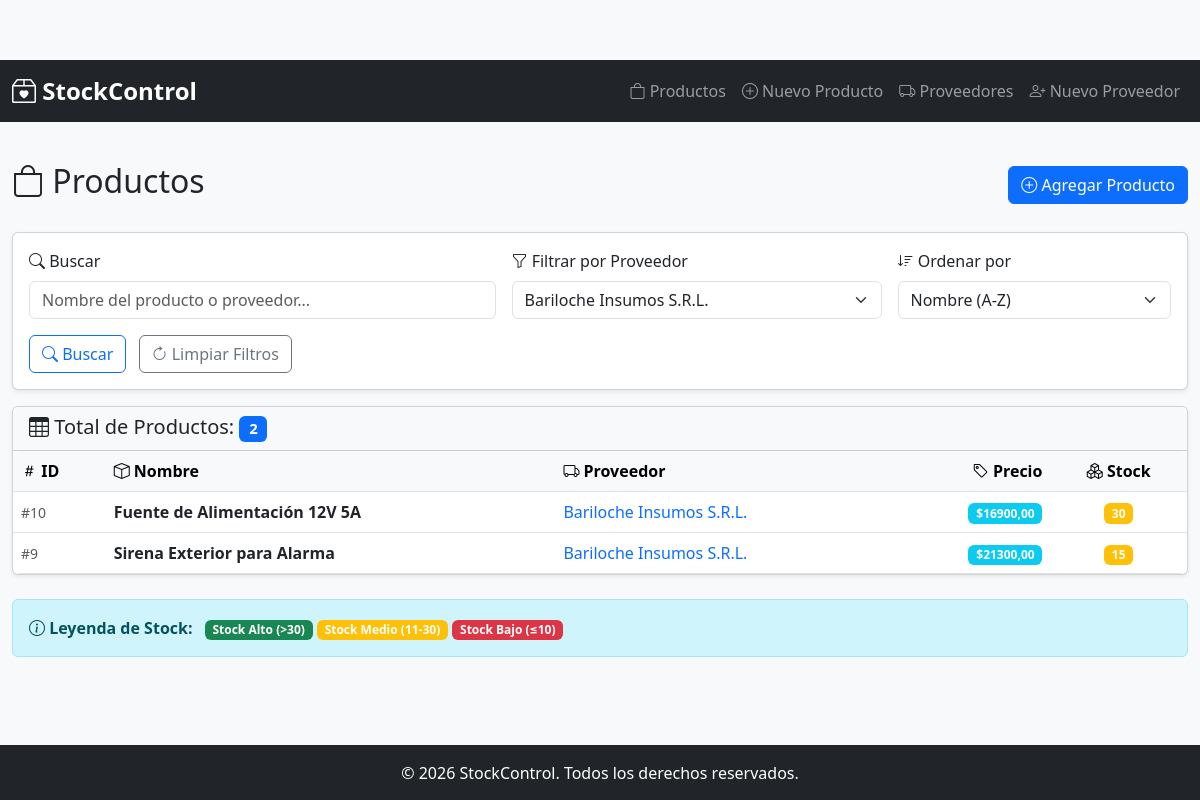
The page /compras/productos/listado/?proveedor=5 on the database its author committed.
### compra/models.py (models this page shows, shortened)
class Producto(models.Model):
    nombre = models.CharField(
        max_length=255,
        blank=False,
        null=False,
        help_text="Nombre del producto"
    )
    precio = models.DecimalField(
        max_digits=10,
        decimal_places=2,
        validators=[MinValueValidator(0)],
        blank=False,
        null=False,
        help_text="Precio unitario del producto"
    )
    stock_actual = models.PositiveIntegerField(
        default=0,
        blank=False,
        null=False,
        help_text="Cantidad disponible en stock"
    )
    proveedor = models.ForeignKey(
        Proveedor,
        on_delete=models.PROTECT,
        blank=False,
        null=False,
        related_name='productos',
        help_text="Proveedor del producto"
    )
    created_at = models.DateTimeField(
        auto_now_add=True,
        help_text="Fecha de creación del registro"
    )
    updated_at = models.DateTimeField(
        auto_now=True,
        help_text="Fecha de última actualización"
    )
    class Meta:
        ordering = ['nombre']
        indexes = [
            models.Index(fields=['nombre']),
            models.Index(fields=['proveedor']),
        ]
        verbose_name = "Producto"
        verbose_name_plural = "Productos"

class Proveedor(models.Model):
    razon_social = models.CharField(
        max_length=255,
        blank=False,
        null=False,
        help_text="Razón social del proveedor"
    )
    cuit = models.BigIntegerField(
        unique=True,
        blank=False,
        null=False,
        validators=[
            RegexValidator(
                regex=r'^\d{11}$',
                message='El CUIT debe tener exactamente 11 dígitos',
                code='invalid_cuit'
            )
        ],
        help_text="CUIT del proveedor (11 dígitos sin separadores)"
    )
    telefono = models.BigIntegerField(
        blank=True,
        null=True,
        validators=[MinValueValidator(0)],
        help_text="Número de teléfono del proveedor"
    )
    created_at = models.DateTimeField(
        auto_now_add=True,
        help_text="Fecha de creación del registro"
    )
    updated_at = models.DateTimeField(
        auto_now=True,
        help_text="Fecha de última actualización"
    )
    class Meta:
        ordering = ['razon_social']
        indexes = [
            models.Index(fields=['cuit']),
            models.Index(fields=['razon_social']),
        ]
        verbose_name = "Proveedor"
        verbose_name_plural = "Proveedores"

### compra/views.py (the view)
# urls.py: path('productos/listado/', views.ProductoListView.as_view(), name='listar_productos'),
class ProductoListView(ListView):
    model = Producto
    template_name = 'compra/listar_productos.html'
    context_object_name = 'productos'
    paginate_by = 20
    def get_queryset(self):
        queryset = super().get_queryset().select_related('proveedor')
        busqueda = self.request.GET.get('busqueda', '')
        if busqueda:
            queryset = queryset.filter(
                Q(nombre__icontains=busqueda) |
                Q(proveedor__razon_social__icontains=busqueda)
            )
        proveedor_id = self.request.GET.get('proveedor')
        if proveedor_id:
            queryset = queryset.filter(proveedor_id=proveedor_id)
        orden = self.request.GET.get('orden', 'nombre')
        queryset = queryset.order_by(orden)
        return queryset
    def get_context_data(self, **kwargs):
        context = super().get_context_data(**kwargs)
        context['proveedores'] = Proveedor.objects.all()
        context['busqueda'] = self.request.GET.get('busqueda', '')
        context['proveedor_seleccionado'] = self.request.GET.get('proveedor')
        context['total_productos'] = self.get_queryset().count()
        return context

### compra/templates/compra/listar_productos.html (shortened to what this page needs)
{% extends 'compra/base.html' %}
{% block contenido %}
<div class="row mb-4">
    <div class="col-12">
        <div class="d-flex justify-content-between align-items-center">
            <h2>
                <i class="bi bi-bag"></i> Productos
            </h2>
            <a href="{% url 'compra:agregar_producto' %}" class="btn btn-primary">
                <i class="bi bi-plus-circle"></i> Agregar Producto
            </a>
        </div>
    </div>
</div>
<div class="row mb-3">
    <div class="col-12">
        <div class="card">
            <div class="card-body">
                <form method="get" class="row g-3">
                    <div class="col-md-5">
                        <label for="busqueda" class="form-label">
                            <i class="bi bi-search"></i> Buscar
                        </label>
                        <input
                            type="text"
                            class="form-control"
                            id="busqueda"
                            name="busqueda"
                            placeholder="Nombre del producto o proveedor..."
                            value="{{ busqueda }}"
                        >
                    </div>
                    <div class="col-md-4">
                        <label for="proveedor" class="form-label">
                            <i class="bi bi-funnel"></i> Filtrar por Proveedor
                        </label>
                        <select class="form-select" id="proveedor" name="proveedor">
                            {% for proveedor in proveedores %}
                                <option value="{{ proveedor.id }}" {% if proveedor.id|stringformat:"s" == proveedor_seleccionado %}selected{% endif %}>
                                    {{ proveedor.razon_social }}
                                </option>
                            {% endfor %}
                        </select>
                    </div>
                    <div class="col-md-3">
                        <label for="orden" class="form-label">
                            <i class="bi bi-sort-down"></i> Ordenar por
                        </label>
                        <select class="form-select" id="orden" name="orden">
                            <option value="nombre" selected>Nombre (A-Z)</option>
                        </select>
                    </div>
                    <div class="col-12">
                        <button type="submit" class="btn btn-outline-primary me-2">
                            <i class="bi bi-search"></i> Buscar
                        </button>
                        <a href="{% url 'compra:listar_productos' %}" class="btn btn-outline-secondary">
                            <i class="bi bi-arrow-clockwise"></i> Limpiar Filtros
                        </a>
                    </div>
                </form>
            </div>
        </div>
    </div>
</div>
<div class="row">
    <div class="col-12">
        <div class="card">
            <div class="card-header bg-light">
                <h5 class="mb-0">
                    <i class="bi bi-table"></i> Total de Productos:
                    <span class="badge bg-primary">{{ total_productos }}</span>
                </h5>
            </div>
            <div class="table-responsive">
                {% if productos %}
                    <table class="table table-hover mb-0">
                        <thead class="table-light">
                            <tr>
                                <th><i class="bi bi-hash"></i> ID</th>
                                <th><i class="bi bi-box"></i> Nombre</th>
                                <th><i class="bi bi-truck"></i> Proveedor</th>
                                <th class="text-end"><i class="bi bi-tag"></i> Precio</th>
                                <th class="text-center"><i class="bi bi-boxes"></i> Stock</th>
                            </tr>
                        </thead>
                        <tbody>
                            {% for producto in productos %}
                                <tr>
                                    <td>
                                        <small class="text-muted">#{{ producto.id }}</small>
                                    </td>
                                    <td>
                                        <strong>{{ producto.nombre }}</strong>
                                    </td>
                                    <td>
                                        <a href="?proveedor={{ producto.proveedor.id }}"
                                           class="text-decoration-none">
                                            {{ producto.proveedor.razon_social }}
                                        </a>
                                    </td>
                                    <td class="text-end">
                                        <span class="badge bg-info">${{ producto.precio }}</span>
                                    </td>
                                    <td class="text-center">
                                        {% if producto.stock_actual <= 10 %}
                                            <span class="badge bg-danger">{{ producto.stock_actual }}</span>
                                        {% elif producto.stock_actual <= 30 %}
                                            <span class="badge bg-warning">{{ producto.stock_actual }}</span>
                                        {% else %}
                                            <span class="badge bg-success">{{ producto.stock_actual }}</span>
                                        {% endif %}
                                    </td>
                                </tr>
                            {% endfor %}
                        </tbody>
                    </table>
                {% endif %}
            </div>
        </div>
    </div>
</div>
{% if productos %}
    <div class="row mt-4">
        <div class="col-12">
            <div class="alert alert-info" role="alert">
                <i class="bi bi-info-circle"></i>
                <strong>Leyenda de Stock:</strong>
                <span class="badge bg-success ms-2">Stock Alto (>30)</span>
                <span class="badge bg-warning">Stock Medio (11-30)</span>
                <span class="badge bg-danger">Stock Bajo (≤10)</span>
            </div>
        </div>
    </div>
{% endif %}
{% endblock %}

### compra/templates/compra/base.html (style rules this page uses)
body { background-color: #f8f9fa; padding-top: 60px; }
.card { box-shadow: 0 0.125rem 0.25rem rgba(0, 0, 0, 0.075); }
.table-responsive { border-radius: 0.5rem; }

### rows shown on the page
Producto: id "10", nombre "Fuente de Alimentación 12V 5A", proveedor.razon_social "Bariloche Insumos S.R.L.", precio "16900,00", stock_actual "30"
Producto: id "9", nombre "Sirena Exterior para Alarma", proveedor.razon_social "Bariloche Insumos S.R.L.", precio "21300,00", stock_actual "15"

### other values the page prints
{{ total_productos }} "2"
form field proveedor "Bariloche Insumos S.R.L."
